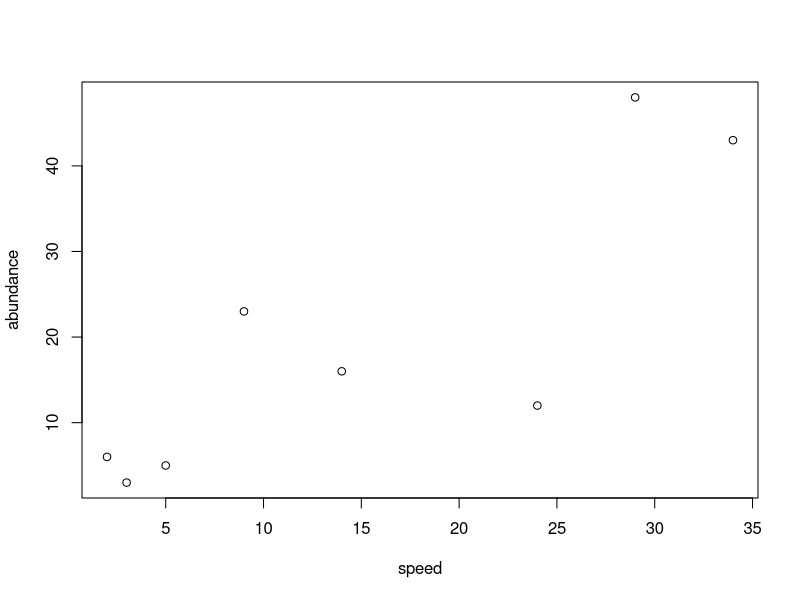

Recreate this plot in R.
# AMANDA
# 28/04/2022

# EJERCICO 1

speed <- c(2, 3, 5, 9, 14, 24, 29, 34)
abundance <- c(6, 3, 5, 23, 16, 12, 48, 43)

plot(speed, abundance)
cor.test(speed, abundance)
# el valor de correralción es de : 0.8441408, que esta cerca del +1.
# y el valor de p: 0.008393, que es menor que 0.05.

# H1: Existe una correlación positiva entre la velocidad de los arroyos y la abundancia de efímeras.
# H0: No existe una correlación entre la velocidad del arroyo y la abundancia de efímeras.

# Aquí se acepta entonces la H1 (Hipótesis alternativa)


# EJERCICIO 2

suelo <- read.csv("suelo.csv")

cor.test(suelo$pH, suelo$N)
# r: 0.636654
# p-value: 1.149e-06

cor.test(suelo$pH, suelo$Dens)
# r: -0.5890264
# p-value: 1.062e-05

cor.test(suelo$pH, suelo$P)
# r: 0.5910303
# p-value: 9.74e-06

cor.test(suelo$pH, suelo$Ca)
# r: 0.8086293
# p-value: 3.614e-12

cor.test(suelo$pH, suelo$Mg)
# r: -0.3957721
# p-value: 0.005361

cor.test(suelo$pH, suelo$K)
# r: 0.5795727
# p-value: 1.585e-05

cor.test(suelo$pH, suelo$Na)
# r: -0.6932614
# p-value: 4.724e-08

cor.test(suelo$pH, suelo$Conduc)
# r: -0.7648104
# p-value: 2.484e-10